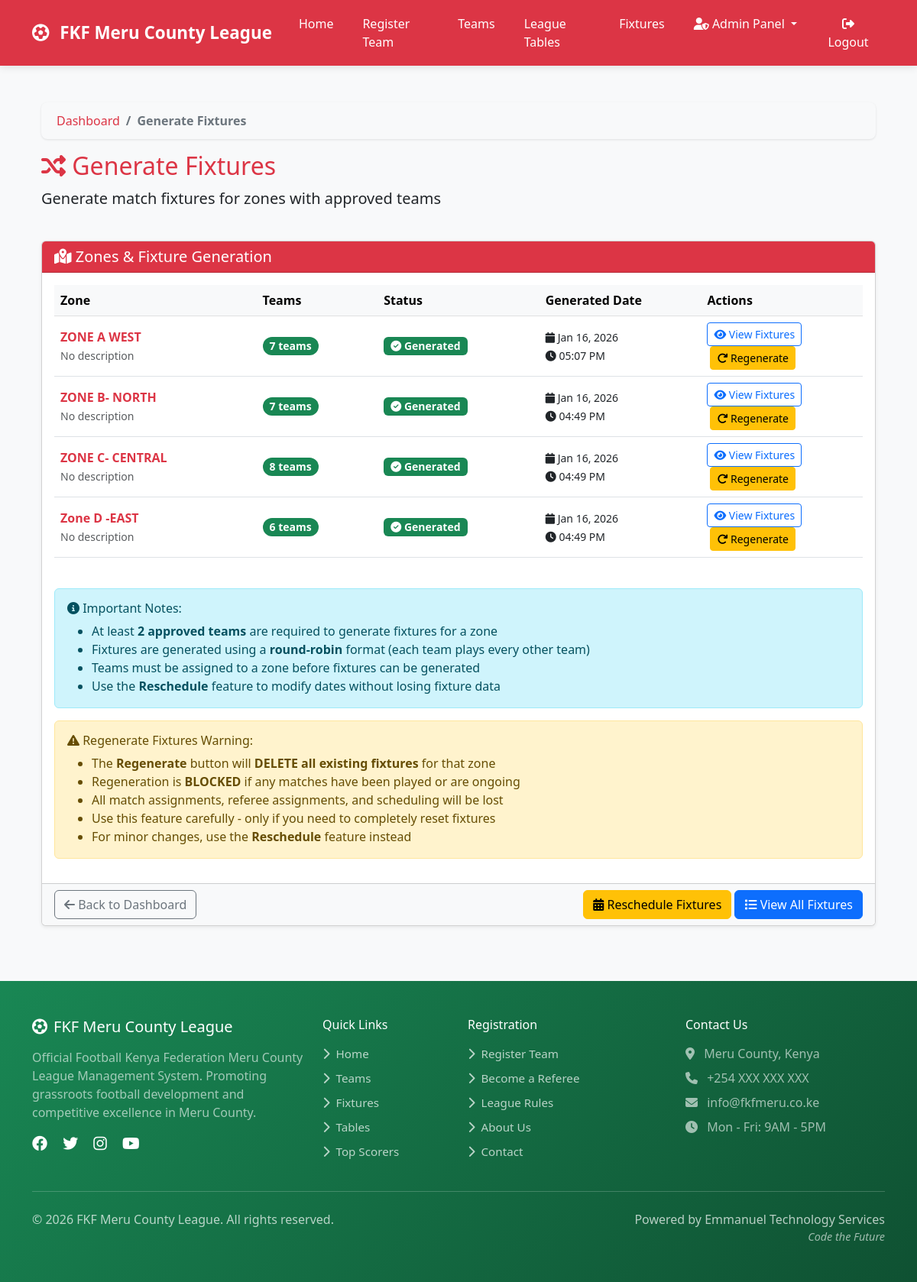
The app's page /admin-dashboard/generate-fixtures/ (signed in), older data.
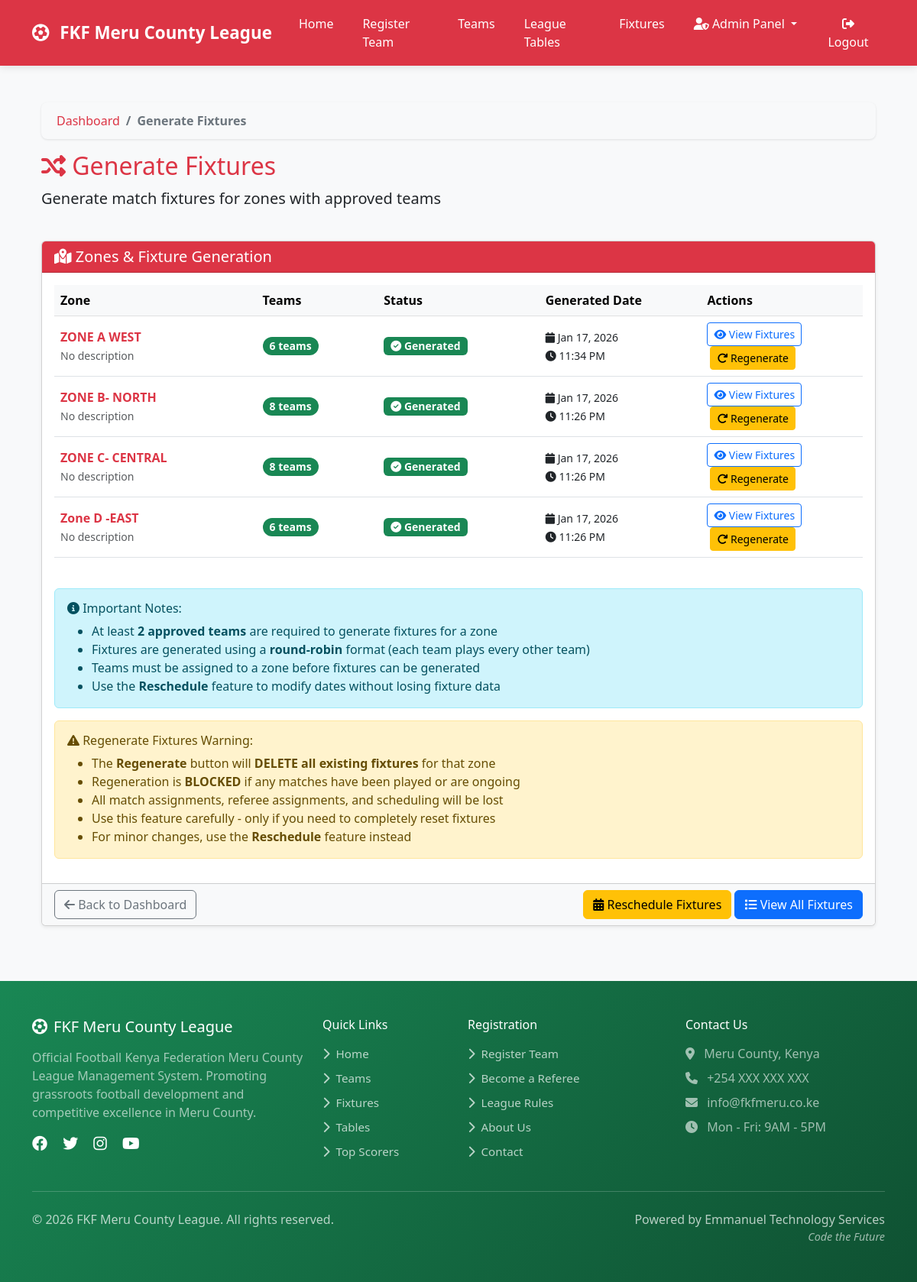
The same page, newer data.
### teams/models.py (models this page shows, shortened)
class Zone(models.Model):
    name = models.CharField(max_length=100)
    description = models.TextField(blank=True)
    created_at = models.DateTimeField(auto_now_add=True)
    fixtures_generated = models.BooleanField(default=False)
    fixture_generation_date = models.DateTimeField(null=True, blank=True)
    season_start_date = models.DateField(null=True, blank=True)
    match_day_of_week = models.IntegerField(default=6, choices=[(6, 'Saturday'), (0, 'Sunday')])
    class Meta:
        ordering = ['name']
    @property
    def approved_teams_count(self):
        return self.team_set.filter(status='approved').count()

### admin_dashboard/admin_views.py (the view, shortened to what this page needs)
# urls.py: path('generate-fixtures/', admin_views.generate_fixtures_admin, name='generate_fixtures_admin'),
@staff_member_required
def generate_fixtures_admin(request):
    zones = Zone.objects.all().order_by('name')
    context = {
        'zones': zones,
        'total_zones': zones.count(),
        'zones_with_fixtures': zones.filter(fixtures_generated=True).count(),
        'zones_pending': zones.filter(fixtures_generated=False).count(),
    }
    return render(request, 'admin/generate_fixtures.html', context)

### templates/admin/generate_fixtures.html (shortened to what this page needs)
{% extends 'base.html' %}
{% load static %}
{% block content %}
<div class="container-fluid mt-4">
    <div class="row mb-4">
        <div class="col-12">
            <nav aria-label="breadcrumb">
                <ol class="breadcrumb">
                    <li class="breadcrumb-item"><a href="{% url 'teams:dashboard' %}">Dashboard</a></li>
                    <li class="breadcrumb-item active">Generate Fixtures</li>
                </ol>
            </nav>
            <h2 class="text-danger">
                <i class="fas fa-random"></i> Generate Fixtures
            </h2>
            <p class="lead">Generate match fixtures for zones with approved teams</p>
        </div>
    </div>
    <div class="row">
        <div class="col-12">
            <div class="card shadow-sm">
                <div class="card-header bg-danger text-white">
                    <h5 class="mb-0">
                        <i class="fas fa-map-marked-alt"></i> Zones & Fixture Generation
                    </h5>
                </div>
                <div class="card-body">
                    {% if zones %}
                    <div class="table-responsive">
                        <table class="table table-hover">
                            <thead class="table-light">
                                <tr>
                                    <th width="25%">Zone</th>
                                    <th width="15%">Teams</th>
                                    <th width="20%">Status</th>
                                    <th width="20%">Generated Date</th>
                                    <th width="20%">Actions</th>
                                </tr>
                            </thead>
                            <tbody>
                                {% for zone in zones %}
                                <tr>
                                    <td>
                                        <strong class="text-danger">{{ zone.name }}</strong>
                                        <br>
                                        <small class="text-muted">{{ zone.description|default:"No description" }}</small>
                                    </td>
                                    <td>
                                        <span class="badge {% if zone.approved_teams_count >= 4 %}bg-success{% elif zone.approved_teams_count >= 2 %}bg-info{% else %}bg-warning{% endif %} rounded-pill">
                                            {{ zone.approved_teams_count }}
                                            {% if zone.approved_teams_count == 1 %}team{% else %}teams{% endif %}
                                        </span>
                                    </td>
                                    <td>
                                        {% if zone.fixtures_generated %}
                                        <span class="badge bg-success">
                                            <i class="fas fa-check-circle"></i> Generated
                                        </span>
                                        {% else %}
                                        <span class="badge bg-secondary">
                                            <i class="fas fa-clock"></i> Pending
                                        </span>
                                        {% endif %}
                                    </td>
                                    <td>
                                        {% if zone.fixture_generation_date %}
                                        <small>
                                            <i class="fas fa-calendar"></i>
                                            {{ zone.fixture_generation_date|date:"M d, Y" }}
                                            <br>
                                            <i class="fas fa-clock"></i>
                                            {{ zone.fixture_generation_date|time:"h:i A" }}
                                        </small>
                                        {% else %}
                                        <span class="text-muted">-</span>
                                        {% endif %}
                                    </td>
                                    <td>
                                        {% if not zone.fixtures_generated and zone.approved_teams_count >= 2 %}
                                        <form method="post" style="display: inline;" onsubmit="return confirm('Are you sure you want to generate fixtures for {{ zone.name }}?');">
                                            {% csrf_token %}
                                            <input type="hidden" name="zone_id" value="{{ zone.id }}">
                                            <button type="submit" class="btn btn-sm btn-success">
                                                <i class="fas fa-bolt"></i> Generate Now
                                            </button>
                                        </form>
                                        {% elif zone.approved_teams_count < 2 %}
                                        <span class="text-muted">
                                            <i class="fas fa-info-circle"></i> Need at least 2 teams
                                        </span>
                                        {% else %}
                                        <a href="{% url 'matches:fixtures' %}?zone={{ zone.id }}" class="btn btn-sm btn-outline-primary">
                                            <i class="fas fa-eye"></i> View Fixtures
                                        </a>
                                        <form method="post" style="display: inline;" onsubmit="return confirm('⚠️ WARNING: This will DELETE all existing fixtures for {{ zone.name }} and generate new ones.\n\nThis action CANNOT be undone if matches have been played.\n\nAre you absolutely sure?');">
                                            <button type="submit" class="btn btn-sm btn-warning ms-1">
                                                <i class="fas fa-redo"></i> Regenerate
                                            </button>
                                        </form>
                                        {% endif %}
                                    </td>
                                </tr>
                                {% endfor %}
                            </tbody>
                        </table>
                    </div>
                    <div class="alert alert-info mt-4">
                        <h6><i class="fas fa-info-circle"></i> Important Notes:</h6>
                        <ul class="mb-0">
                            <li>At least <strong>2 approved teams</strong> are required to generate fixtures for a zone</li>
                            <li>Fixtures are generated using a <strong>round-robin</strong> format (each team plays every other team)</li>
                            <li>Teams must be assigned to a zone before fixtures can be generated</li>
                            <li>Use the <strong>Reschedule</strong> feature to modify dates without losing fixture data</li>
                        </ul>
                    </div>
                    <div class="alert alert-warning mt-3">
                        <h6><i class="fas fa-exclamation-triangle"></i> Regenerate Fixtures Warning:</h6>
                        <ul class="mb-0">
                            <li>The <strong>Regenerate</strong> button will <strong>DELETE all existing fixtures</strong> for that zone</li>
                            <li>Regeneration is <strong>BLOCKED</strong> if any matches have been played or are ongoing</li>
                            <li>All match assignments, referee assignments, and scheduling will be lost</li>
                            <li>Use this feature carefully - only if you need to completely reset fixtures</li>
                            <li>For minor changes, use the <strong>Reschedule</strong> feature instead</li>
                        </ul>
                    </div>
                    {% else %}
                    <div class="alert alert-warning">
                        <h5><i class="fas fa-exclamation-triangle"></i> No Zones Available</h5>
                        <p class="mb-0">No zones found. Please create zones and assign teams before generating fixtures.</p>
                    </div>
                    {% endif %}
                </div>
                <div class="card-footer bg-light">
                    <div class="d-flex justify-content-between align-items-center">
                        <a href="{% url 'teams:dashboard' %}" class="btn btn-outline-secondary">
                            <i class="fas fa-arrow-left"></i> Back to Dashboard
                        </a>
                        <div>
                            <a href="{% url 'admin_dashboard:reschedule_fixtures_admin' %}" class="btn btn-warning">
                                <i class="fas fa-calendar-alt"></i> Reschedule Fixtures
                            </a>
                            <a href="{% url 'matches:fixtures' %}" class="btn btn-primary">
                                <i class="fas fa-list"></i> View All Fixtures
                            </a>
                        </div>
                    </div>
                </div>
            </div>
        </div>
    </div>
</div>
{% endblock %}

Row changes from the older to the newer data that the page shows:
changed Zone "ZONE A WEST": approved_teams_count "7" → "6"; fixture_generation_date "Jan 16, 2026" → "Jan 17, 2026"; fixture_generation_date "05:07 PM" → "11:34 PM"
changed Zone "ZONE B- NORTH": approved_teams_count "7" → "8"; fixture_generation_date "Jan 16, 2026" → "Jan 17, 2026"; fixture_generation_date "04:49 PM" → "11:26 PM"
changed Zone "ZONE C- CENTRAL": fixture_generation_date "Jan 16, 2026" → "Jan 17, 2026"; fixture_generation_date "04:49 PM" → "11:26 PM"
changed Zone "Zone D -EAST": fixture_generation_date "Jan 16, 2026" → "Jan 17, 2026"; fixture_generation_date "04:49 PM" → "11:26 PM"
